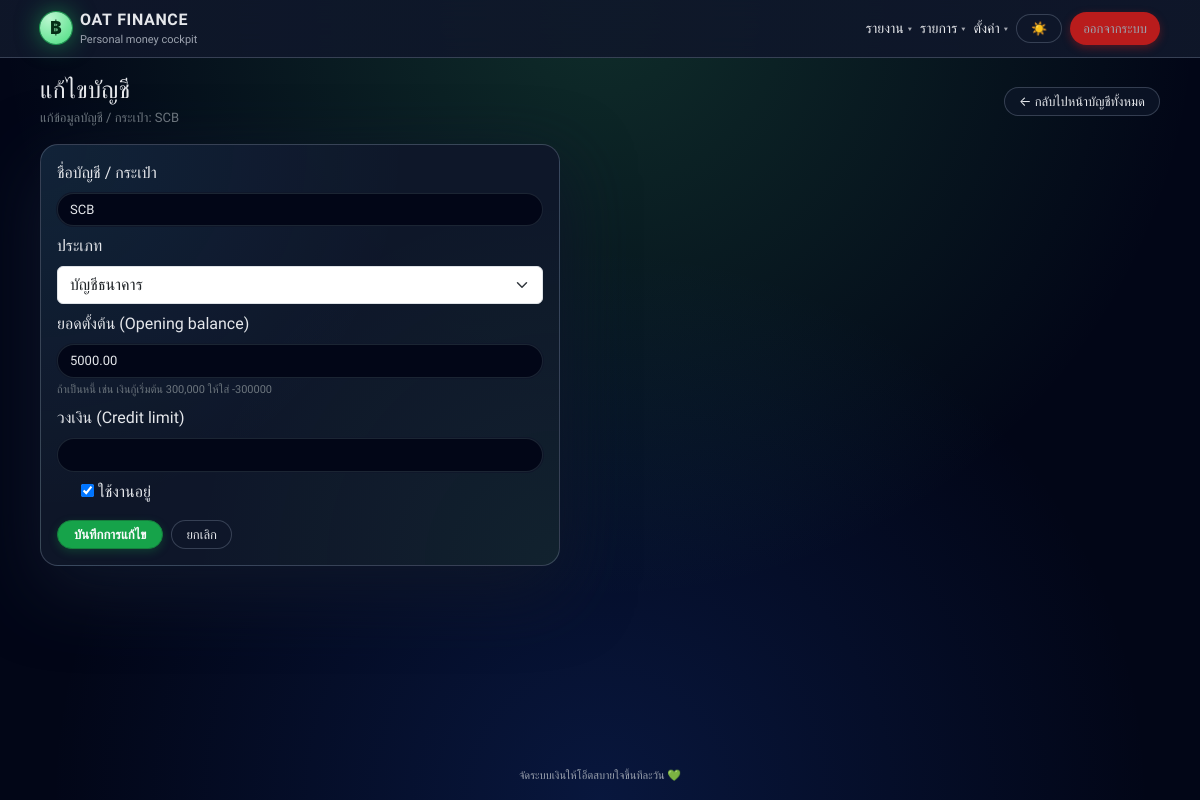
Screenshot of /accounts/3/edit/ (signed in) with the database file from the repository.
### app_finance/models.py (models this page shows, shortened)
class Account(models.Model):
    ACCOUNT_TYPE_CHOICES = [
        ('CASH', 'เงินสด'),
        ('BANK', 'บัญชีธนาคาร'),
        ('CREDIT', 'บัตรเครดิต'),
        ('LOAN', 'เงินกู้'),
        ('WALLET', 'E-Wallet'),
    ]
    name = models.CharField(max_length=100)
    account_type = models.CharField(max_length=10, choices=ACCOUNT_TYPE_CHOICES)
    opening_balance = models.DecimalField(max_digits=12, decimal_places=2, default=0)
    credit_limit = models.DecimalField(
        max_digits=12,
        decimal_places=2,
        null=True,
        blank=True,
        help_text="สำหรับบัตรเครดิต/วงเงินกู้ ถ้ามี"
    )
    interest_rate = models.DecimalField(
        max_digits=5,
        decimal_places=2,
        null=True,
        blank=True,
        help_text="ดอกเบี้ยต่อปี (%) เช่น 16 สำหรับ 16%",
    )
    min_payment_percent = models.DecimalField(
        max_digits=5,
        decimal_places=2,
        null=True,
        blank=True,
        help_text="เปอร์เซ็นต์ขั้นต่ำที่ต้องจ่ายจากยอดคงค้าง เช่น 5 สำหรับ 5%",
    )
    is_active = models.BooleanField(default=True)

### app_finance/views.py (the view)
# urls.py: path("accounts/<int:pk>/edit/", views.account_edit, name="account_edit"),
@login_required
def account_edit(request, pk):
    account = get_object_or_404(Account, pk=pk)
    if request.method == "POST":
        form = AccountForm(request.POST, instance=account)
        if form.is_valid():
            form.save()
            messages.success(request, "อัปเดตข้อมูลบัญชีเรียบร้อยแล้ว")
            return redirect("app_finance:accounts_manage")
    else:
        form = AccountForm(instance=account)
    return render(request, "app_finance/account_form.html", {
        "form": form,
        "account": account,
        "edit_mode": True,
    })

### app_finance/forms.py
class AccountForm(forms.ModelForm):
    class Meta:
        model = Account
        fields = ["name", "account_type", "opening_balance", "credit_limit", "is_active"]
        widgets = {
            "name": forms.TextInput(attrs={"class": "form-control"}),
            "account_type": forms.Select(attrs={"class": "form-select"}),
            "opening_balance": forms.NumberInput(attrs={"class": "form-control", "step": "0.01"}),
            "credit_limit": forms.NumberInput(attrs={"class": "form-control", "step": "0.01"}),
        }

### app_finance/templates/app_finance/account_form.html (shortened to what this page needs)
{% extends "app_finance/base.html" %}
{% block content %}
<div class="mb-3 d-flex justify-content-between align-items-center">
  <div>
    <h1 class="h4 mb-1">แก้ไขบัญชี</h1>
    <div class="text-secondary" style="font-size:13px;">
      แก้ข้อมูลบัญชี / กระเป๋า: {{ account.name }}
    </div>
  </div>
  <a href="{% url 'app_finance:accounts_manage' %}" class="btn btn-ghost btn-sm">
    ← กลับไปหน้าบัญชีทั้งหมด
  </a>
</div>
<div class="card-soft p-3" style="max-width:520px;">
  <form method="post">
    <div class="mb-2">
      <label class="form-label">ชื่อบัญชี / กระเป๋า</label>
      {{ form.name }}
    </div>
    <div class="mb-2">
      <label class="form-label">ประเภท</label>
      {{ form.account_type }}
    </div>
    <div class="mb-2">
      <label class="form-label">ยอดตั้งต้น (Opening balance)</label>
      {{ form.opening_balance }}
      <div class="form-text text-secondary" style="font-size:11px;">
        ถ้าเป็นหนี้ เช่น เงินกู้เริ่มต้น 300,000 ให้ใส่ -300000
      </div>
    </div>
    <div class="mb-2">
      <label class="form-label">วงเงิน (Credit limit)</label>
      {{ form.credit_limit }}
    </div>
    <div class="form-check mb-3">
      {{ form.is_active }}
      <label class="form-check-label">ใช้งานอยู่</label>
    </div>
    <div class="d-flex gap-2">
      <button type="submit" class="btn btn-brand btn-sm">
        บันทึกการแก้ไข
      </button>
      <a href="{% url 'app_finance:accounts_manage' %}" class="btn btn-ghost btn-sm">
        ยกเลิก
      </a>
    </div>
  </form>
</div>
{% endblock %}

### app_finance/templates/app_finance/base.html (style rules this page uses)
:root { --radius-xl:22px; --radius-lg:18px; --radius-pill:999px; --shadow-strong:0 24px 70px rgba(15,23,42,.95); }
html[data-theme="dark"] { --brand:#16a34a; --brand-dark:#15803d; --brand-soft:#bbf7d0; --text-main:#e5e7eb; --text-muted:#9ca3af; --bg:#020617; --bg-elevated:#020617; --border-subtle:rgba(148,163,184,.3); --shadow-strong:0 24px 70px rgba(15,23,42,.95); }
* { box-sizing:border-box; }
body { margin:0; min-height:100vh; font-family: "Prompt", system-ui, -apple-system, BlinkMacSystemFont, "Segoe UI", sans-serif; color:var(--text-main); background:var(--bg); }
html[data-theme="dark"] body { background: radial-gradient(circle at top, rgba(74,222,128,.18), transparent 60%), radial-gradient(circle at bottom, rgba(37,99,235,.18), transparent 55%), #020617; }
.btn-brand { background:var(--brand); border:1px solid var(--brand-dark); color:#f9fafb; font-weight:600; border-radius:var(--radius-pill); padding-inline:16px; box-shadow:0 3px 8px rgba(22,163,74,.25); font-size:13px; transition:background .16s ease, box-shadow .16s ease; }
.btn-ghost { border-radius:var(--radius-pill); border:1px solid var(--border-subtle); color:var(--text-main); font-size:13px; padding-inline:14px; background:rgba(15,23,42,.7); box-shadow:none; }
html[data-theme="dark"] .form-control { background:#020617; color:#e5e7eb; border-radius:999px; border:1px solid rgba(31,41,55,.9); box-shadow:0 0 0 1px rgba(15,23,42,1); font-size:13px; }
html[data-theme="dark"] .form-control::placeholder { color:#6b7280; }
.card-soft { border-radius:var(--radius-lg); border:1px solid var(--border-subtle); box-shadow:var(--shadow-strong); background:var(--bg-elevated); }
html[data-theme="dark"] .card-soft { background:radial-gradient(circle at top left, rgba(56,189,248,.08), transparent 55%), radial-gradient(circle at bottom right, rgba(74,222,128,.06), transparent 55%), rgba(15,23,42,.96); }
h1,h2,h3,h4,h5,h6 { margin:0; color:#f9fafb; letter-spacing:.01em; font-weight:600; }
a { text-decoration:none; }

### rows the page displays
Account: name "SCB", account_type "บัญชีธนาคาร", opening_balance "5000.00", is_active "☑"
